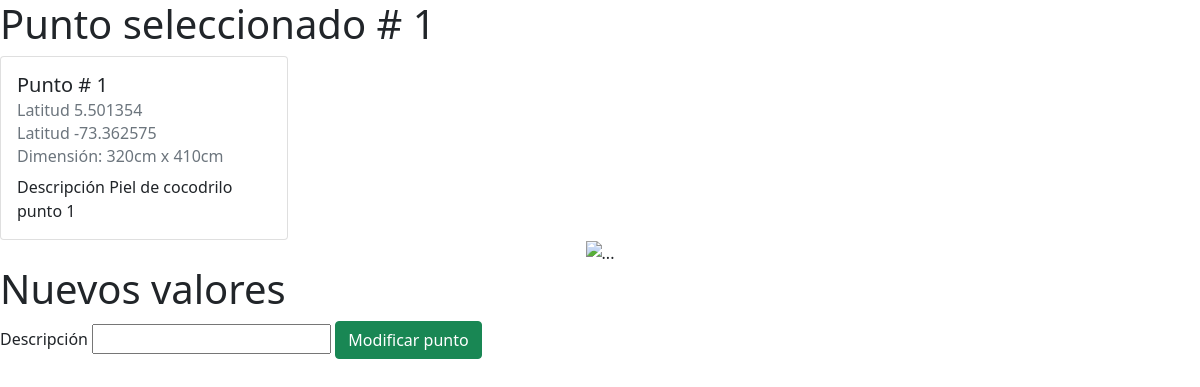
The app's page /modify/1 with its own data.
### main.py (models this page shows)
class Conservacion(db.Model):
    Punto = db.Column(db.Integer, primary_key=True)
    Latitud = db.Column(db.Float,unique=True, nullable=False)
    Longitud = db.Column(db.Float, nullable=False)
    Dimension = db.Column(db.String(250), nullable=False)
    Descripcion = db.Column(db.String(250), nullable=False)
    Link = db.Column(db.Text(50), nullable=False)
    Coordenada = db.Column(db.Text(50), nullable=False)

### main.py (the view)
@app.route('/modify/<num>')
def modify(num):
    modificar = Conservacion.query.get(num)
    return render_template('modify.html',modify = modificar)

### templates/modify.html (shortened to what this page needs)
<!DOCTYPE html>
<html lang="en">
  <head>
    <link rel="stylesheet" href="../static/css/conservacion.css" />
    <link
      href="https://cdn.jsdelivr.net/npm/bootstrap@5.0.2/dist/css/bootstrap.min.css"
      rel="stylesheet"
    />
  </head>
  <body>
    <h1>Punto seleccionado # {{modify['Punto']}}</h1>
    <div class="card" style="width: 18rem;">
        <div class="card-body">
          <h5 class="card-title">Punto # {{modify['Punto']}}</h5>
          <h6 class="card-subtitle mb-2 text-muted">Latitud {{modify['Latitud']}}</h6>
          <h6 class="card-subtitle mb-2 text-muted">Latitud {{modify['Longitud']}}</h6>
          <h6 class="card-subtitle mb-2 text-muted">Dimensión:  {{modify['Dimension']}}</h6>
          <p class="card-text">Descripción {{modify['Descripcion']}} </p>
        </div>
      </div>
      <div class="text-center">
        <img src="../static/images/punto{{modify['Punto']}}.jpg"  width="600" height="600" class="text-center" alt="...">
      </div>
      <h1>Nuevos valores</h1>
    <form action="{{ url_for('change', num=modify['Punto']) }}" method="POST">
      <label>Descripción</label>
      <input name="desc" type="text" />
      <button class="btn btn-success" type="submit">Modificar punto</button>
    </form>

### records on screen
Conservacion: Punto "1", Latitud "5.501354", Longitud "-73.362575", Dimension "320cm x 410cm", Descripcion "Piel de cocodrilo punto 1"
